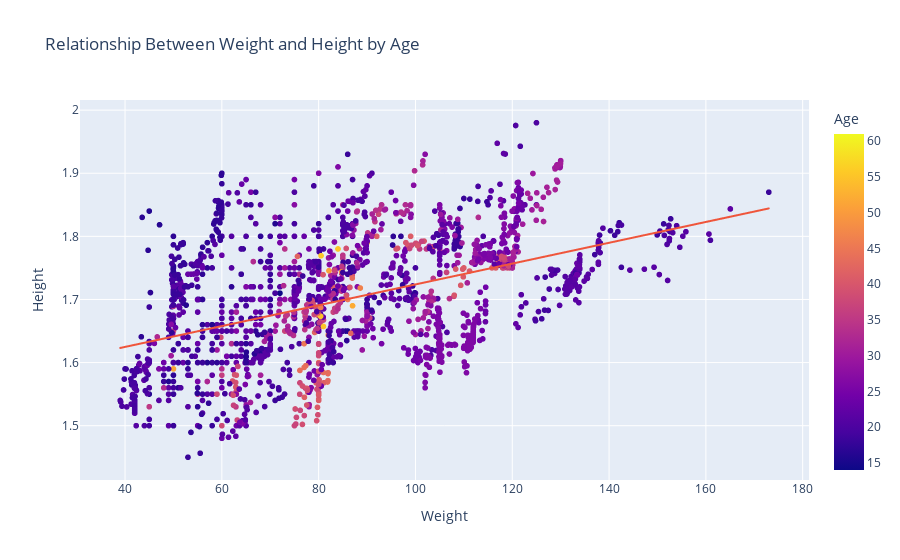

The code cell stored with this chart in its notebook:
### Code cell
figure = px.scatter(data, x="Weight",
                   y = "Height",trendline = "ols", color="Age",
                   title = "Relationship Between Weight and Height by Age")
figure.show()

### Figure 1 — Plotly figure (JSON) as saved in the notebook; plotly's stock layout.template omitted (floating-point values rounded to 4 significant figures; data arrays with more than 128 entries replaced by an {"elided": "..."} marker saying what was removed)
{"data": [{"hovertemplate": "Weight=%{x}<br>Height=%{y}<br>Age=%{marker.color}<extra></extra>", "legendgroup": "", "marker": {"color": {"elided": "2111 float values"}, "coloraxis": "coloraxis", "symbol": "circle"}, "mode": "markers", "name": "", "showlegend": false, "type": "scattergl", "x": {"elided": "2111 float values"}, "xaxis": "x", "y": {"elided": "2111 float values"}, "yaxis": "y"}, {"hovertemplate": "<b>OLS trendline</b><br>Height = 0.0016499 * Weight + 1.55882<br>R<sup>2</sup>=0.214495<br><br>Weight=%{x}<br>Height=%{y} <b>(trend)</b><extra></extra>", "legendgroup": "", "marker": {"symbol": "circle"}, "mode": "lines", "name": "", "showlegend": false, "type": "scattergl", "x": {"elided": "2111 float values"}, "xaxis": "x", "y": {"elided": "2111 float values"}, "yaxis": "y"}], "layout": {"coloraxis": {"colorbar": {"title": {"text": "Age"}}, "colorscale": [[0, "#0d0887"], [0.1111, "#46039f"], [0.2222, "#7201a8"], [0.3333, "#9c179e"], [0.4444, "#bd3786"], [0.5556, "#d8576b"], [0.6667, "#ed7953"], [0.7778, "#fb9f3a"], [0.8889, "#fdca26"], [1, "#f0f921"]]}, "legend": {"tracegroupgap": 0}, "title": {"text": "Relationship Between Weight and Height by Age"}, "xaxis": {"anchor": "y", "domain": [0, 1], "title": {"text": "Weight"}}, "yaxis": {"anchor": "x", "domain": [0, 1], "title": {"text": "Height"}}}}
